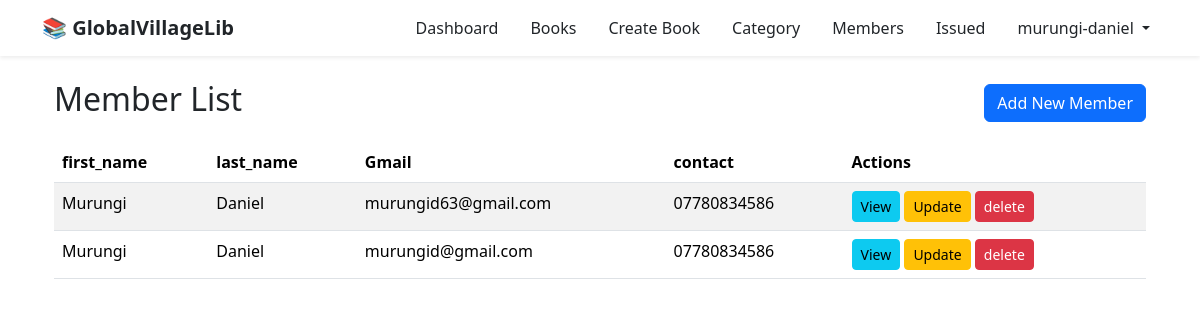
Page /books/list_members/ (signed in) on the committed database.
### books/models.py (models this page shows, shortened)
class Member(models.Model):
    first_name = models.CharField(max_length=64)
    last_name = models.CharField(max_length=64)
    email = models.EmailField(unique=True)
    phone = models.CharField(max_length=20, blank=True, null=True)

### books/views.py (the view)
# urls.py: path("list_members/", views.list_members, name="list_members"),
def list_members(request):
    members = Member.objects.all()
    return render(request, "books/list_members.html", {"members": members})

### books/templates/books/list_members.html
{% extends 'books/home.html' %}
{% block content %}
<div class="container mt-4">
    <div class="d-flex justify-content-between align-items-center mb-3">
        <h2>Member List</h2>
        <a href="{% url 'create_member' %}" class="btn btn-primary">Add New Member</a>
    </div>
    {% if members %}
    <table class="table table-striped">
        <thead>
            <tr>
                <th>first_name</th>
                <th>last_name</th>
                <th>Gmail</th>
                <th>contact</th>
                <th>Actions</th>
            </tr>
        </thead>
        <tbody>
            {% for member in members %}
            <tr>
                <td>{{ member.first_name }}</td>
                <td>{{ member.last_name }}</td>
                <td>{{ member.email}}</td>
                <td>{{ member.phone}}</td>
                <td>
                    <a href="{% url 'member_details' member.pk %}" class="btn btn-sm btn-info">View</a>
                    <a href="{% url 'member_update' member.pk %}" class="btn btn-sm btn-warning">Update</a>
                    <a href="{% url 'member_delete' member.pk %}" class="btn btn-sm btn-danger">delete</a>
                </td>
            </tr>
            {% endfor %}
        </tbody>
    </table>
    {% endif %}
    {% endblock %}

### users/templates/users/navbar.html (shortened to what this page needs)
<nav class="navbar navbar-expand-lg navbar-light bg-white shadow-sm sticky-top">
  <div class="container">
    <a class="navbar-brand fw-bold text-dark" href="#">
      📚 GlobalVillageLib
    </a>
    <div class="collapse navbar-collapse" id="navbarContent">
      <ul class="navbar-nav ms-auto align-items-lg-center gap-lg-3">
        {% if user.is_authenticated %}
        <li class="nav-item">
          <a class="nav-link text-dark" href="{% url 'home' %}">Dashboard</a>
        </li>
        <li class="nav-item">
          <a class="nav-link text-dark" href="{% url 'book_list' %}">Books</a>
        </li>
        <li class="nav-item">
          <a class="nav-link text-dark" href="{% url 'book_create' %}">Create Book</a>
        </li>
        <li class="nav-item">
          <a class="nav-link text-dark" href="{% url 'category_list' %}"> Category</a>
        </li>
        <li class="nav-item">
          <a class="nav-link text-dark" href="{% url 'list_members' %}">Members</a>
        </li>
        <li class="nav-item">
          <a class="nav-link text-dark" href="#">Issued</a>
        </li>
        <li class="nav-item dropdown">
          <a class="nav-link dropdown-toggle text-dark" href="#" role="button" data-bs-toggle="dropdown">
            {{ user.username }}
          </a>
        </li>
        {% endif %}
      </ul>
    </div>
  </div>
</nav>

### rows in the picture
Member: first_name "Murungi", last_name "Daniel", email "murungid63@gmail.com", phone "07780834586"
Member: first_name "Murungi", last_name "Daniel", email "murungid@gmail.com", phone "07780834586"

### other values in the picture
{{ user.username }} "murungi-daniel"
